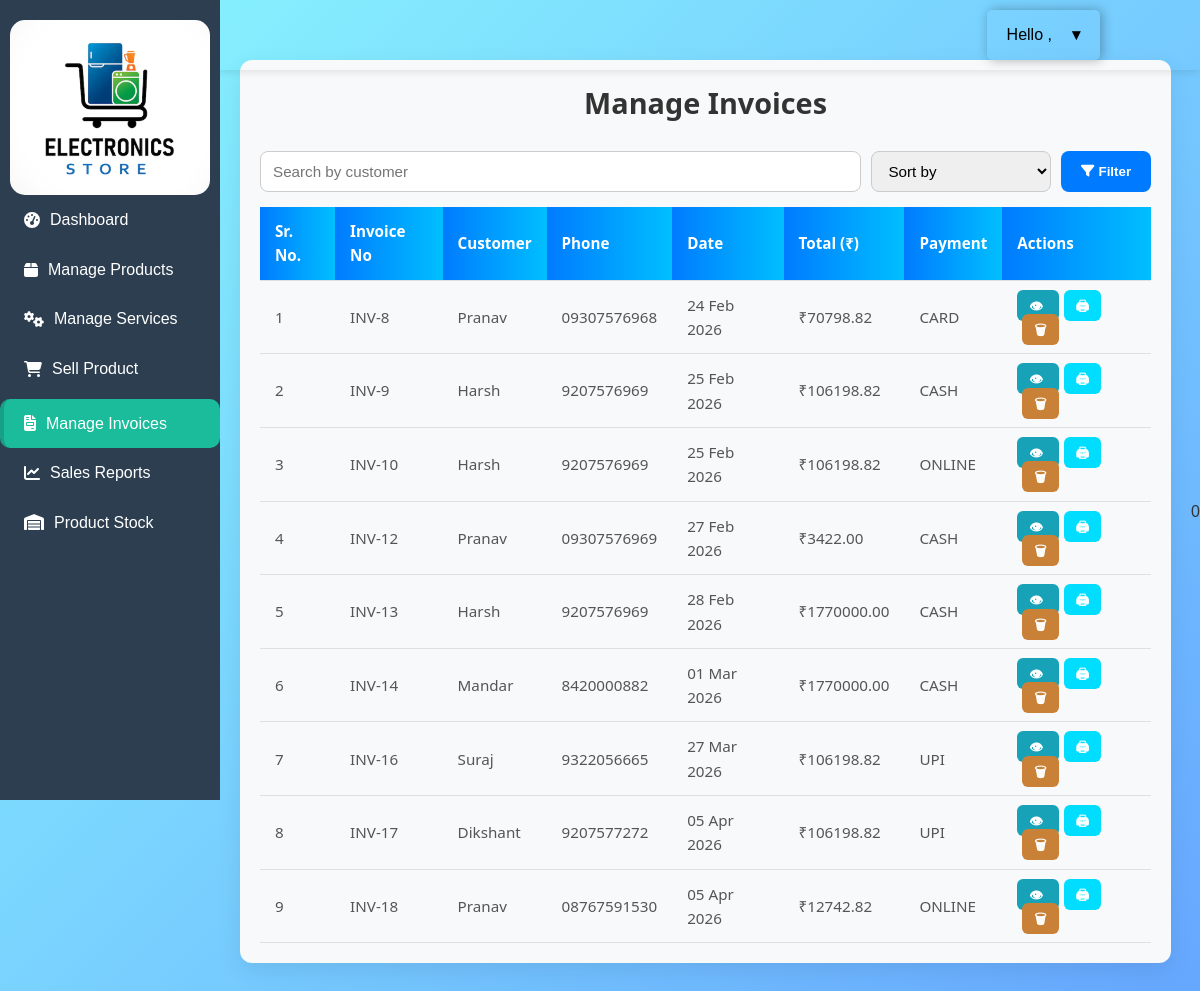
/invoice/list/, run on the app's committed database.
### core/models.py (models this page shows, shortened)
class Invoice(models.Model):
    In_id = models.AutoField(primary_key=True)
    customer = models.ForeignKey(Customer, on_delete=models.CASCADE)
    issued_date = models.DateTimeField(default=timezone.now)
    payment_method = models.CharField(max_length=20)
    total_amount = models.DecimalField(max_digits=10, decimal_places=2, default=0.00)
    tax_amount = models.DecimalField(max_digits=10, decimal_places=2, default=0.00)

class Customer(models.Model):
    c_id = models.AutoField(primary_key=True)
    u_name = models.CharField(max_length=20)
    password = models.CharField(max_length=128)
    email = models.EmailField(max_length=100)
    address = models.CharField(max_length=150)
    phone_no = models.CharField(max_length=15)

### core/views.py (the view)
# urls.py: path('invoice/list/', views.invoice_list, name='invoice_list'),
def invoice_list(request):
    invoices = Invoice.objects.all()
    search_query = request.GET.get('search', '')
    if search_query:
        invoices = invoices.filter(customer__u_name__icontains=search_query)
    sort_by = request.GET.get('sort', '')
    if sort_by in ['issued_date', '-issued_date', 'total_amount', '-total_amount', 'In_id', '-In_id']:
        invoices = invoices.order_by(sort_by)
    context = {
        'invoices': invoices,
        'search_query': search_query,
        'sort_by': sort_by,
    }
    return render(request, 'core/owner/Invoice/invoice_list.html', context)

### core/views.py (called while the page is built)
def shopowner_context(request):
    owner = None
    if request.session.get('shopowner_id'):
        owner = ShopOwner.objects.filter(
            sw_id=request.session['shopowner_id']
        ).first()
    return {
        'shopowner': owner
    }

### core/templates/core/owner/Invoice/invoice_list.html (shortened to what this page needs)
{% extends 'core/base.html' %} {% load static %} {% block content %}
<link rel="stylesheet" href="{% static 'core/css/invoice_list.css' %}" />
<div class="invoice-wrapper">
  <div class="invoice-card">
    <div class="invoice-header">
      <h4>Manage Invoices</h4>
    </div>
    {% if invoices %}
    <div class="table-responsive">
      <form
        method="get"
        class="invoice-filter-form"
        style="margin-bottom: 15px; display: flex; gap: 10px; flex-wrap: wrap"
      >
        <input
          type="text"
          name="search"
          value="{{ search_query }}"
          placeholder="Search by customer"
          class="form-control"
          style="flex: 1"
        />
        <select name="sort" class="form-select">
          <option value="">Sort by</option>
        </select>
        <button type="submit" class="btn btn-primary"><i class="fas fa-filter"></i>
Filter</button>
      </form>
      <table class="table invoice-table align-middle">
        <thead>
          <tr>
            <th>Sr. No.</th>
            <th>Invoice No</th>
            <th>Customer</th>
            <th>Phone</th>
            <th>Date</th>
            <th>Total (₹)</th>
            <th>Payment</th>
            <th>Actions</th>
          </tr>
        </thead>
        <tbody>
          {% for inv in invoices %}
          <tr>
            <td>{{ forloop.counter }}</td>
            <td class="invoice-no">INV-{{ inv.In_id }}</td>
            <td>{{ inv.customer.u_name }}</td>
            <td>{{ inv.customer.phone_no }}</td>
            <td>{{ inv.issued_date|date:"d M Y" }}</td>
            <td class="invoice-amount">₹{{ inv.total_amount }}</td>
            <td>
              <span class="badge-payment badge-cash">
                {{ inv.payment_method }}
              </span>
            </td>
            <td class="action-col">
              <a
                href="{% url 'invoice_preview' inv.In_id %}"
                class="btn btn-info action-btn"
                title="View Invoice"
              >
                👁
              </a>
              <a
                href="{% url 'print_invoice' inv.In_id %}"
                class="btn btn-success action-btn"
                title="Print Invoice"
              >
                🖨
              </a>
              <a
                href="{% url 'delete_invoice' inv.In_id %}"
                class="btn btn-danger action-btn"
                onclick="return confirm('Delete this invoice?');"
                title="Delete Invoice"
              >
                🗑
              </a>
            </td>
          </tr>
          {% endfor %}
        </tbody>
      </table>
    </div>
    {% else %}
    <p class="text-muted text-center mt-4">No invoices found</p>
    {% endif %}
  </div>
</div>
{% endblock %}

### core/static/core/css/style.css (style rules this page uses)
* { margin: 0; padding: 0; box-sizing: border-box; }
body { font-family: 'Segoe UI', Tahoma, Geneva, Verdana, sans-serif; background-color: #f5f7fa; color: #333; line-height: 1.6; }

### core/static/core/css/login.css (style rules this page uses)
body { font-family: "Segoe UI", Tahoma, Geneva, Verdana, sans-serif; background: linear-gradient(135deg, #89f7fe 0%, #66a6ff 100%); min-height: 100vh; margin: 0; display: flex; align-items: center; justify-content: center; }

### core/static/core/css/base.css (style rules this page uses)
body { display: flex; margin: 0; font-family: Arial, sans-serif; }

### core/static/core/css/invoice_list.css (style rules this page uses)
.invoice-wrapper { max-width: 1200px; margin: 40px auto; padding: 20px; font-family: 'Segoe UI', Tahoma, Geneva, Verdana, sans-serif; background-color: #f8f9fa; border-radius: 12px; box-shadow: 0 8px 25px rgba(0,0,0,0.08); }
.invoice-header h4 { text-align: center; font-size: 1.8rem; font-weight: 700; color: #333; margin-bottom: 25px; }
.invoice-filter-form { display: flex; flex-wrap: wrap; gap: 15px; justify-content: center; margin-bottom: 25px; }
.invoice-filter-form input.form-control, .invoice-filter-form select.form-select { padding: 10px 12px; border-radius: 8px; border: 1px solid #ccc; font-size: 0.95rem; min-width: 180px; }
.invoice-filter-form button { padding: 10px 20px; border-radius: 8px; border: none; background-color: #007bff; color: #fff; font-weight: 600; cursor: pointer; transition: 0.3s; }
.table-responsive { overflow-x: auto; }
.invoice-table { width: 100%; border-collapse: collapse; font-size: 0.95rem; }
.invoice-table th, .invoice-table td { padding: 12px 15px; border-bottom: 1px solid #e0e0e0; color: #555; text-align: left; }
.invoice-table th { background: linear-gradient(90deg, #007bff, #00bfff); color: #fff; font-weight: 600; }
.btn-info { background-color: #17a2b8; color: #fff; padding: 6px 12px; font-size: 0.85rem; border-radius: 6px; text-decoration: none; font-weight: 600; transition: 0.3s; }
.btn-success { background-color: #00ddff; color: #fff; margin-left: 5px; padding: 6px 12px; font-size: 0.85rem; border-radius: 6px; text-decoration: none; font-weight: 600; transition: 0.3s; }
.btn-danger { background-color: #c98037; color: #fff; margin-left: 5px; padding: 6px 12px; font-size: 0.85rem; border-radius: 6px; text-decoration: none; font-weight: 600; transition: 0.3s; }

### data on the page
Invoice: In_id "8", customer.u_name "Pranav", customer.phone_no "09307576968", issued_date "24 Feb 2026", total_amount "70798.82", payment_method "CARD"
Invoice: In_id "9", customer.u_name "Harsh", customer.phone_no "9207576969", issued_date "25 Feb 2026", total_amount "106198.82", payment_method "CASH"
Invoice: In_id "10", customer.u_name "Harsh", customer.phone_no "9207576969", issued_date "25 Feb 2026", total_amount "106198.82", payment_method "ONLINE"
Invoice: In_id "12", customer.u_name "Pranav", customer.phone_no "09307576969", issued_date "27 Feb 2026", total_amount "3422.00", payment_method "CASH"
Invoice: In_id "13", customer.u_name "Harsh", customer.phone_no "9207576969", issued_date "28 Feb 2026", total_amount "1770000.00", payment_method "CASH"
Invoice: In_id "14", customer.u_name "Mandar", customer.phone_no "8420000882", issued_date "01 Mar 2026", total_amount "1770000.00", payment_method "CASH"
Invoice: In_id "16", customer.u_name "Suraj", customer.phone_no "9322056665", issued_date "27 Mar 2026", total_amount "106198.82", payment_method "UPI"
Invoice: In_id "17", customer.u_name "Dikshant", customer.phone_no "9207577272", issued_date "05 Apr 2026", total_amount "106198.82", payment_method "UPI"
Invoice: In_id "18", customer.u_name "Pranav", customer.phone_no "08767591530", issued_date "05 Apr 2026", total_amount "12742.82", payment_method "ONLINE"
